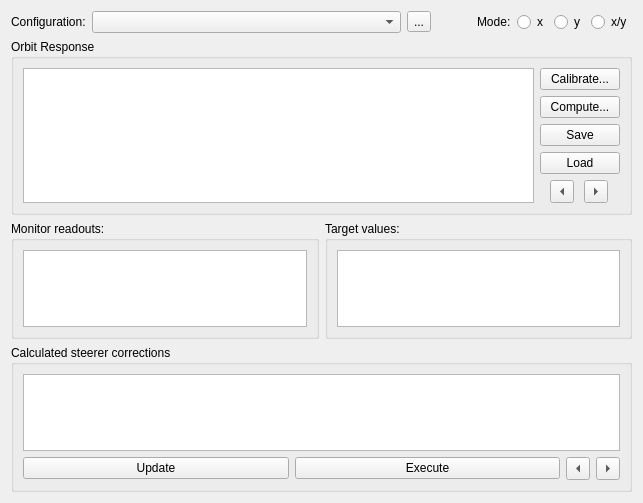
<?xml version="1.0" encoding="UTF-8"?>
<ui version="4.0">
 <class>OVM_Dialog</class>
 <widget class="QWidget" name="OVM_Dialog">
  <property name="geometry">
   <rect>
    <x>0</x>
    <y>0</y>
    <width>643</width>
    <height>503</height>
   </rect>
  </property>
  <property name="windowTitle">
   <string>Measured Orbit Response method</string>
  </property>
  <layout class="QGridLayout" columnstretch="1,1">
   <item row="3" column="0" colspan="2">
    <widget class="QGroupBox" name="groupBox">
     <property name="title">
      <string>Calculated steerer corrections</string>
     </property>
     <layout class="QVBoxLayout">
      <item>
       <widget class="TableView" name="tab_corrections">
        <property name="focusPolicy">
         <enum>Qt::ClickFocus</enum>
        </property>
       </widget>
      </item>
      <item>
       <layout class="QHBoxLayout">
        <item>
         <widget class="QPushButton" name="btn_fit">
          <property name="text">
           <string>Update</string>
          </property>
         </widget>
        </item>
        <item>
         <widget class="QPushButton" name="btn_apply">
          <property name="text">
           <string>Execute</string>
          </property>
         </widget>
        </item>
        <item>
         <widget class="QToolButton" name="btn_prev">
          <property name="text">
           <string>...</string>
          </property>
          <property name="arrowType">
           <enum>Qt::LeftArrow</enum>
          </property>
         </widget>
        </item>
        <item>
         <widget class="QToolButton" name="btn_next">
          <property name="text">
           <string>...</string>
          </property>
          <property name="arrowType">
           <enum>Qt::RightArrow</enum>
          </property>
         </widget>
        </item>
       </layout>
      </item>
     </layout>
    </widget>
   </item>
   <item row="0" column="0" colspan="2">
    <layout class="QHBoxLayout" stretch="0,1,0,0,0,0,0,0">
     <item>
      <widget class="QLabel" name="label">
       <property name="text">
        <string>Configuration:</string>
       </property>
      </widget>
     </item>
     <item>
      <widget class="QComboBox" name="combo_config">
       <property name="sizePolicy">
        <sizepolicy hsizetype="Expanding" vsizetype="Fixed">
         <horstretch>1</horstretch>
         <verstretch>0</verstretch>
        </sizepolicy>
       </property>
      </widget>
     </item>
     <item>
      <widget class="QToolButton" name="btn_edit_conf">
       <property name="text">
        <string>...</string>
       </property>
      </widget>
     </item>
     <item>
      <spacer>
       <property name="orientation">
        <enum>Qt::Horizontal</enum>
       </property>
       <property name="sizeHint" stdset="0">
        <size>
         <width>40</width>
         <height>20</height>
        </size>
       </property>
      </spacer>
     </item>
     <item>
      <widget class="QLabel" name="label">
       <property name="text">
        <string>Mode:</string>
       </property>
      </widget>
     </item>
     <item>
      <widget class="QRadioButton" name="radio_mode_x">
       <property name="text">
        <string>x</string>
       </property>
       <attribute name="buttonGroup">
        <string notr="true">buttongroup_xy</string>
       </attribute>
      </widget>
     </item>
     <item>
      <widget class="QRadioButton" name="radio_mode_y">
       <property name="text">
        <string>y</string>
       </property>
       <attribute name="buttonGroup">
        <string notr="true">buttongroup_xy</string>
       </attribute>
      </widget>
     </item>
     <item>
      <widget class="QRadioButton" name="radio_mode_xy">
       <property name="text">
        <string>x/y</string>
       </property>
       <attribute name="buttonGroup">
        <string notr="true">buttongroup_xy</string>
       </attribute>
      </widget>
     </item>
    </layout>
   </item>
   <item row="2" column="0">
    <widget class="QGroupBox" name="groupBox">
     <property name="title">
      <string>Monitor readouts:</string>
     </property>
     <layout class="QVBoxLayout">
      <item>
       <widget class="TableView" name="tab_readouts"/>
      </item>
     </layout>
    </widget>
   </item>
   <item row="2" column="1">
    <widget class="QGroupBox" name="groupBox">
     <property name="title">
      <string>Target values:</string>
     </property>
     <layout class="QVBoxLayout">
      <item>
       <widget class="TableView" name="tab_targets"/>
      </item>
     </layout>
    </widget>
   </item>
   <item row="1" column="0" colspan="2">
    <widget class="QGroupBox" name="groupBox_2">
     <property name="title">
      <string>Orbit Response</string>
     </property>
     <layout class="QHBoxLayout" name="horizontalLayout">
      <item>
       <layout class="QGridLayout" name="gridLayout_2">
        <item row="1" column="0">
         <widget class="TableView" name="tableView"/>
        </item>
        <item row="1" column="1">
         <layout class="QVBoxLayout" name="verticalLayout">
          <item>
           <widget class="QPushButton" name="btn_measure">
            <property name="text">
             <string>Calibrate...</string>
            </property>
           </widget>
          </item>
          <item>
           <widget class="QPushButton" name="btn_reset_sectormap">
            <property name="text">
             <string>Compute...</string>
            </property>
           </widget>
          </item>
          <item>
           <widget class="QPushButton" name="btn_save">
            <property name="text">
             <string>Save</string>
            </property>
           </widget>
          </item>
          <item>
           <widget class="QPushButton" name="btn_load">
            <property name="text">
             <string>Load</string>
            </property>
           </widget>
          </item>
          <item>
           <layout class="QHBoxLayout" name="horizontalLayout_2">
            <property name="spacing">
             <number>0</number>
            </property>
            <item>
             <widget class="QToolButton" name="btn_prev_orm">
              <property name="text">
               <string>...</string>
              </property>
              <property name="arrowType">
               <enum>Qt::LeftArrow</enum>
              </property>
             </widget>
            </item>
            <item>
             <widget class="QToolButton" name="btn_next_orm">
              <property name="text">
               <string>...</string>
              </property>
              <property name="arrowType">
               <enum>Qt::RightArrow</enum>
              </property>
             </widget>
            </item>
           </layout>
          </item>
         </layout>
        </item>
       </layout>
      </item>
     </layout>
    </widget>
   </item>
  </layout>
 </widget>
 <customwidgets>
  <customwidget>
   <class>TableView</class>
   <extends>QTableView</extends>
   <header>madgui/widget/tableview.h</header>
  </customwidget>
 </customwidgets>
 <resources/>
 <connections/>
 <buttongroups>
  <buttongroup name="buttongroup_xy"/>
 </buttongroups>
</ui>
